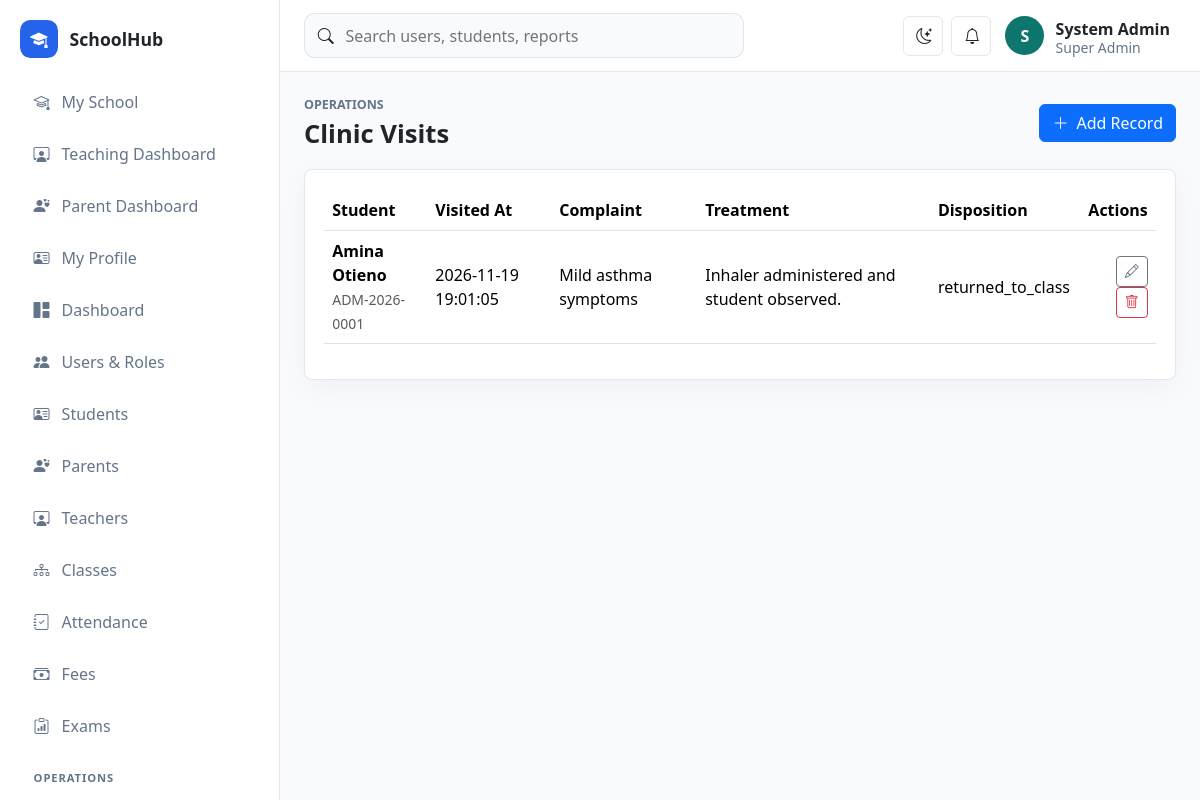
The page /school/public/operations?module=clinic (signed in) on the database its author committed.
### tables this page shows
CREATE TABLE clinic_visits (
    id BIGINT UNSIGNED AUTO_INCREMENT PRIMARY KEY,
    student_id BIGINT UNSIGNED NOT NULL,
    visited_at DATETIME NOT NULL,
    complaint VARCHAR(255) NOT NULL,
    treatment TEXT NULL,
    disposition ENUM('returned_to_class','sent_home','referred') NOT NULL DEFAULT 'returned_to_class',
    handled_by BIGINT UNSIGNED NULL,
    CONSTRAINT fk_clinic_student FOREIGN KEY (student_id) REFERENCES students(id),
    CONSTRAINT fk_clinic_user FOREIGN KEY (handled_by) REFERENCES users(id) ON DELETE SET NULL
);

CREATE TABLE students (
    id BIGINT UNSIGNED AUTO_INCREMENT PRIMARY KEY,
    class_stream_id BIGINT UNSIGNED NULL,
    admission_no VARCHAR(60) NOT NULL UNIQUE,
    first_name VARCHAR(100) NOT NULL,
    last_name VARCHAR(100) NOT NULL,
    email VARCHAR(190) NULL,
    phone VARCHAR(40) NULL,
    date_of_birth DATE NULL,
    gender ENUM('male', 'female', 'other') NOT NULL,
    nationality VARCHAR(80) NULL,
    religion VARCHAR(80) NULL,
    medical_notes TEXT NULL,
    emergency_contact VARCHAR(120) NULL,
    previous_school VARCHAR(160) NULL,
    status ENUM('active', 'transferred', 'graduated', 'suspended', 'inactive') NOT NULL DEFAULT 'active',
    created_at TIMESTAMP DEFAULT CURRENT_TIMESTAMP,
    updated_at TIMESTAMP DEFAULT CURRENT_TIMESTAMP ON UPDATE CURRENT_TIMESTAMP,
    INDEX idx_students_class_status (class_stream_id, status),
    CONSTRAINT fk_students_class FOREIGN KEY (class_stream_id) REFERENCES class_streams(id) ON DELETE SET NULL
);

### app/Core/View.php (called while the page is built, shortened)
<?php
final class View
{
    public static function render(string $view, array $data = [], string $layout = 'app'): void
    {
        extract($data, EXTR_SKIP);
        $viewFile = dirname(__DIR__) . "/Views/{$view}.php";
        require $viewFile;
    }
}

### app/Controllers/OperationsController.php (called while the page is built, shortened)
<?php
final class OperationsController
{
    public function index(): void
    {
        $module = $this->resolve();
        View::render('operations/index', ['title' => $module['title'], 'module' => $module, 'moduleKey' => Request::input('module'), 'records' => Operations::records($module), 'students' => !empty($module['student']) ? Lookup::students() : []]);
    }
    private function resolve(): array
    {
        $module = Operations::module((string)Request::input('module', 'library'));
        return $module;
    }
}

### app/Core/Router.php (called while the page is built, shortened)
<?php
final class Router
{
    private array $routes = [];
    public function get(string $path, array $handler): void
    {
        $this->routes['GET'][$this->normalize($path)] = $handler;
    }
    public function post(string $path, array $handler): void
    {
        $this->routes['POST'][$this->normalize($path)] = $handler;
    }
    public function dispatch(): void
    {
        $method = Request::method();
        $path = Request::path();
        $handler = $this->routes[$method][$path] ?? null;
        [$class, $action] = $handler;
        (new $class())->{$action}();
    }
    private function normalize(string $path): string
    {
        return '/' . trim($path, '/');
    }
}

### public/index.php (called while the page is built, shortened)
<?php
require dirname(__DIR__) . '/app/Core/helpers.php';
$config = require dirname(__DIR__) . '/config/app.php';
$router = new Router();
$router->get('/', [DashboardController::class, 'index']);
$router->get('/login', [AuthController::class, 'showLogin']);
$router->post('/login', [AuthController::class, 'login']);
$router->post('/logout', [AuthController::class, 'logout']);
$router->get('/dashboard', [DashboardController::class, 'index']);
$router->get('/users', [UserController::class, 'index']);
$router->get('/users/create', [UserController::class, 'create']);
$router->post('/users', [UserController::class, 'store']);
$router->get('/users/edit', [UserController::class, 'edit']);
$router->post('/users/update', [UserController::class, 'update']);
$router->post('/users/delete', [UserController::class, 'destroy']);
$router->get('/students', [StudentController::class, 'index']);
$router->get('/students/create', [StudentController::class, 'create']);
$router->post('/students', [StudentController::class, 'store']);
$router->get('/students/edit', [StudentController::class, 'edit']);
$router->post('/students/update', [StudentController::class, 'update']);
$router->post('/students/delete', [StudentController::class, 'destroy']);
$router->get('/student-portal', [StudentPortalController::class, 'index']);
$router->get('/teacher-portal', [TeacherPortalController::class, 'index']);
$router->post('/teacher-portal/announcement', [TeacherPortalController::class, 'announce']);
$router->get('/parent-portal', [ParentPortalController::class, 'index']);
$router->get('/teachers', [TeacherController::class, 'index']);
$router->get('/teachers/create', [TeacherController::class, 'create']);
$router->post('/teachers', [TeacherController::class, 'store']);
$router->get('/teachers/edit', [TeacherController::class, 'edit']);
$router->post('/teachers/update', [TeacherController::class, 'update']);
$router->post('/teachers/delete', [TeacherController::class, 'destroy']);
$router->get('/parents', [ParentController::class, 'index']);
$router->get('/parents/create', [ParentController::class, 'create']);
$router->post('/parents', [ParentController::class, 'store']);
$router->get('/parents/edit', [ParentController::class, 'edit']);
$router->post('/parents/update', [ParentController::class, 'update']);
$router->post('/parents/delete', [ParentController::class, 'destroy']);
$router->get('/classes', [ClassController::class, 'index']);
$router->get('/classes/create', [ClassController::class, 'create']);
$router->post('/classes', [ClassController::class, 'store']);
$router->get('/classes/edit', [ClassController::class, 'edit']);
$router->post('/classes/update', [ClassController::class, 'update']);
$router->post('/classes/delete', [ClassController::class, 'destroy']);
$router->get('/attendance', [AttendanceController::class, 'index']);
$router->post('/attendance', [AttendanceController::class, 'store']);
$router->get('/fees', [FeeController::class, 'index']);
$router->post('/fees/invoice', [FeeController::class, 'invoice']);
$router->post('/fees/payment', [FeeController::class, 'payment']);
$router->get('/exams', [ExamController::class, 'index']);
$router->post('/exams/exam', [ExamController::class, 'exam']);
$router->post('/exams/result', [ExamController::class, 'result']);
$router->get('/operations', [OperationsController::class, 'index']);
$router->get('/operations/form', [OperationsController::class, 'form']);
$router->post('/operations/save', [OperationsController::class, 'save']);
$router->post('/operations/delete', [OperationsController::class, 'destroy']);
$router->get('/reports', [ReportController::class, 'index']);
$router->dispatch();

### app/Core/helpers.php (called while the page is built, shortened)
<?php
function app_config(string $key, mixed $default = null): mixed
{
    static $config = null;
    $config ??= require dirname(__DIR__, 2) . '/config/app.php';
    return $config[$key] ?? $default;
}
function url(string $path = ''): string
{
    return rtrim(app_config('base_url'), '/') . '/' . ltrim($path, '/');
}
function e(mixed $value): string
{
    return htmlspecialchars((string)$value, ENT_QUOTES, 'UTF-8');
}

### app/Core/Auth.php (called while the page is built, shortened)
<?php
final class Auth
{
    public static function user(): ?array
    {
        return $_SESSION['user'] ?? null;
    }
    public static function can(string $permission): bool
    {
        $user = self::user();
        $permissions = $user['permissions'] ?? [];
        return in_array($permission, $permissions, true);
    }
}

### config/app.php (called while the page is built)
<?php
return [
    'name' => 'SchoolHub',
    'base_url' => '/school/public',
    'timezone' => 'Africa/Nairobi',
    'session_name' => 'schoolhub_session',
    'debug' => true,
];

### config/database.php (called while the page is built)
<?php
return [
    'host' => '127.0.0.1',
    'port' => '3306',
    'database' => 'schoolhub',
    'username' => 'root',
    'password' => '',
    'charset' => 'utf8mb4',
];

### app/Core/Database.php (called while the page is built, shortened)
<?php
final class Database
{
    private static ?PDO $connection = null;
    public static function connection(): PDO
    {
        if (self::$connection !== null) {
            return self::$connection;
        }
        $config = require dirname(__DIR__, 2) . '/config/database.php';
        $dsn = sprintf(
            'mysql:host=%s;port=%s;dbname=%s;charset=%s',
            $config['host'],
            $config['port'],
            $config['database'],
            $config['charset']
        );
        try {
            self::$connection = new PDO($dsn, $config['username'], $config['password'], [
                PDO::ATTR_ERRMODE => PDO::ERRMODE_EXCEPTION,
                PDO::ATTR_DEFAULT_FETCH_MODE => PDO::FETCH_ASSOC,
                PDO::ATTR_EMULATE_PREPARES => false,
            ]);
        } catch (PDOException $exception) {
            http_response_code(500);
            exit('Database connection failed. Check config/database.php and import database/schema.sql.');
        }
        return self::$connection;
    }
}

### app/Models/Operations.php (called while the page is built, shortened)
<?php
final class Operations
{
    public static function records(array $module): array
    {
        $table = $module['table'];
        $sql = "SELECT {$table}.*";
        if (!empty($module['student'])) {
            $sql .= ", CONCAT(students.first_name, ' ', students.last_name) AS student_name, students.admission_no";
        }
        $sql .= " FROM {$table}";
        if (!empty($module['student'])) {
            $sql .= " JOIN students ON students.id = {$table}.student_id";
        }
        $sql .= $table === 'school_settings' ? ' ORDER BY setting_key LIMIT 100' : ' ORDER BY id DESC LIMIT 100';
        return Database::connection()->query($sql)->fetchAll();
    }
}

### app/Views/operations/index.php (the view, shortened to what this page needs)
<div class="page-heading">
    <div><p class="eyebrow">Operations</p><h1><?= e($module['title']) ?></h1></div>
    <?php if (\App\Core\Auth::can($module['manage_permission'] ?? 'operations.manage')): ?><a class="btn btn-primary" href="<?= e(url('/operations/form?module=' . urlencode($moduleKey))) ?>"><i class="bi bi-plus-lg me-2"></i>Add Record</a><?php endif; ?>
</div>
<section class="panel">
    <div class="table-responsive"><table class="table align-middle"><thead><tr>
        <?php if (!empty($module['student'])): ?><th>Student</th><?php endif; ?>
        <?php foreach ($module['fields'] as $label): ?><th><?= e(explode(':', $label)[0]) ?></th><?php endforeach; ?>
        <?php if (\App\Core\Auth::can($module['manage_permission'] ?? 'operations.manage')): ?><th class="text-end">Actions</th><?php endif; ?>
    </tr></thead><tbody>
    <?php foreach ($records as $record): ?><tr>
        <?php if (!empty($module['student'])): ?><td><div class="fw-semibold"><?= e($record['student_name']) ?></div><small class="text-muted"><?= e($record['admission_no']) ?></small></td><?php endif; ?>
        <?php foreach ($module['fields'] as $field => $label): $value = $record[$field] ?? ''; ?><td><?= e(is_string($value) && strlen($value) > 70 ? substr($value, 0, 70) . '...' : $value) ?></td><?php endforeach; ?>
        <?php $recordId = $record[$module['primary_key'] ?? 'id']; ?><?php if (\App\Core\Auth::can($module['manage_permission'] ?? 'operations.manage')): ?><td class="text-end"><a class="btn btn-sm btn-outline-secondary" href="<?= e(url('/operations/form?module=' . urlencode($moduleKey) . '&id=' . urlencode((string)$recordId))) ?>"><i class="bi bi-pencil"></i></a><form class="d-inline" action="<?= e(url('/operations/delete')) ?>" method="post" data-confirm="Delete this record?"><?= csrf_field() ?><input type="hidden" name="module" value="<?= e($moduleKey) ?>"><input type="hidden" name="id" value="<?= e($recordId) ?>"><button class="btn btn-sm btn-outline-danger"><i class="bi bi-trash"></i></button></form></td><?php endif; ?>
    </tr><?php endforeach; ?>
    </tbody></table></div>
</section>

### public/assets/css/app.css (style rules this page uses)
:root { --sidebar-width: 280px; --border-color: rgba(148, 163, 184, .25); --surface: #ffffff; --muted-surface: #f8fafc; --text-soft: #64748b; }
body { background: var(--muted-surface); color: var(--bs-body-color); }
.page-heading { display: flex; justify-content: space-between; align-items: center; gap: 1rem; margin-bottom: 1.25rem; }
.page-heading h1 { margin: 0; font-size: clamp(1.6rem, 2vw, 2.2rem); font-weight: 800; }
.eyebrow { margin: 0 0 .25rem; color: var(--text-soft); font-size: .78rem; text-transform: uppercase; font-weight: 800; }
.metric-card, .panel { background: var(--surface); border: 1px solid var(--border-color); border-radius: .5rem; box-shadow: 0 8px 28px rgba(15, 23, 42, .04); }
.panel { padding: 1.2rem; }

### rows shown on the page
clinic_visits: student_name "Amina Otieno", student.admission_no "ADM-2026-0001", visited_at "2026-11-19 19:01:05", complaint "Mild asthma symptoms", treatment "Inhaler administered and student observed.", disposition "returned_to_class"

### other values the page prints
app_config('name') "SchoolHub"
substr(current_user()['name'] ?? 'U', 0, 1) "S"
current_user()['name'] "System Admin"
current_user()['role'] "Super Admin"
$module['title'] "Clinic Visits"
explode(':', $label)[0] "Visited At"
explode(':', $label)[0] "Complaint"
explode(':', $label)[0] "Treatment"
explode(':', $label)[0] "Disposition"
